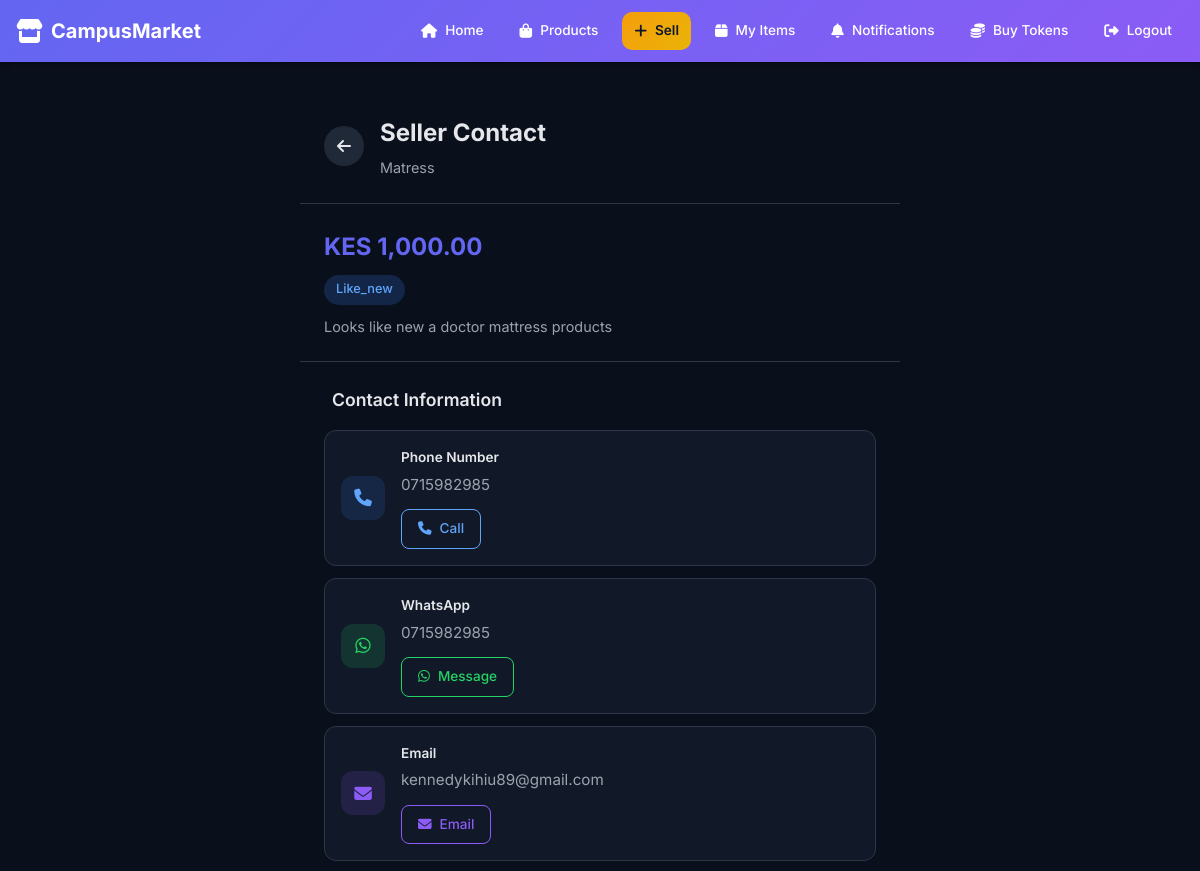
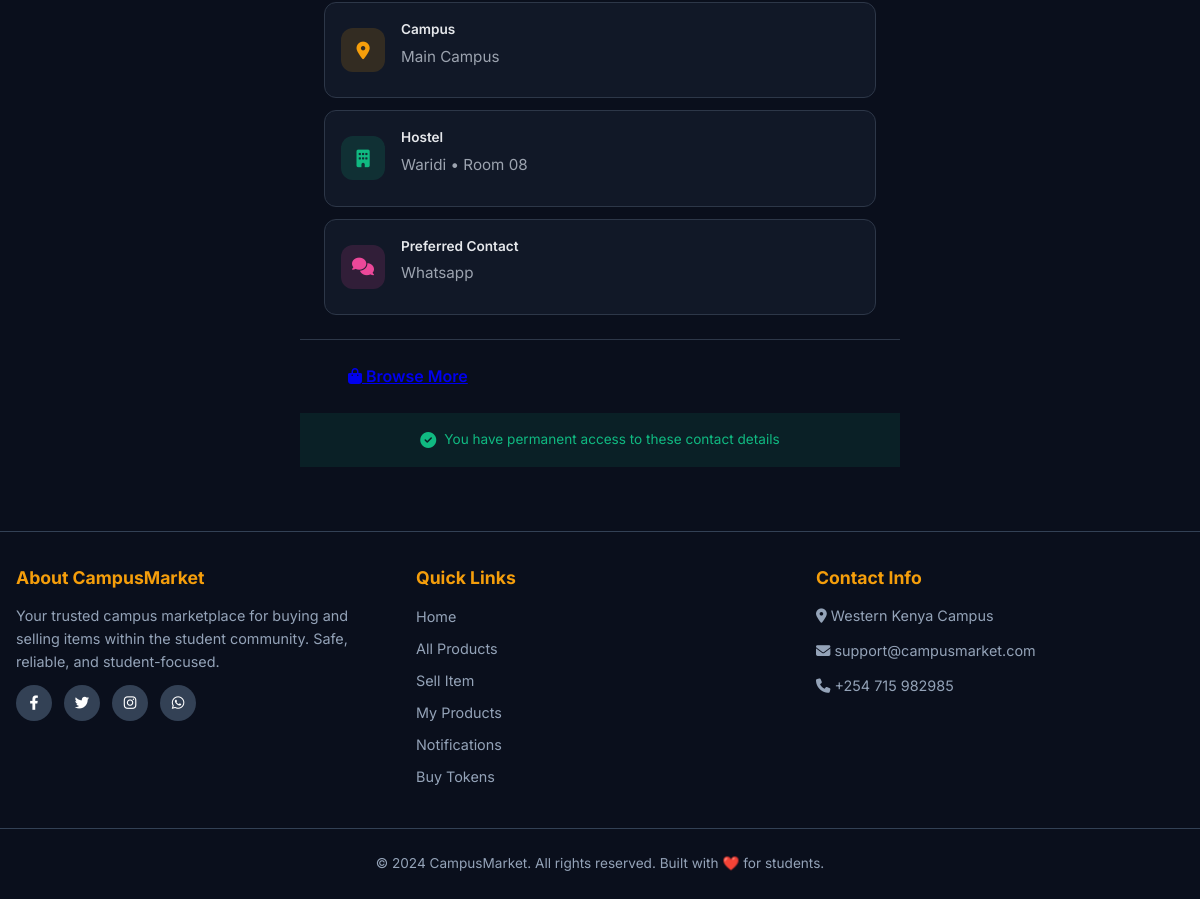
The app's page /product/1/buyer-contact (signed in) with its own data (2 pictures, top to bottom).
### app/models.py (models this page shows, shortened)
class Product(db.Model):
    __tablename__ = 'products'
    id = db.Column(db.Integer, primary_key=True)
    title = db.Column(db.String(100), nullable=False)
    description = db.Column(db.Text)
    price = db.Column(db.Float, nullable=False)
    image = db.Column(db.String(200))
    condition = db.Column(db.String(20))
    contact_info = db.Column(db.Text)
    is_fast_moving = db.Column(db.Boolean, default=False)
    is_active = db.Column(db.Boolean, default=True)
    is_sold = db.Column(db.Boolean, default=False)
    Token = db.Column(db.Float, nullable=False)
    category_id = db.Column(db.Integer, db.ForeignKey('categories.id'), nullable=False)
    seller_id = db.Column(db.Integer, db.ForeignKey('users.id'), nullable=False)
    created_at = db.Column(db.DateTime, default=datetime.utcnow)
    updated_at = db.Column(db.DateTime, default=datetime.utcnow, onupdate=datetime.utcnow)
    payments = db.relationship(
        'Payment',
        backref='product',
        lazy=True,
        cascade="all, delete-orphan"
    )

class User(UserMixin, db.Model):
    __tablename__ = 'users'
    id = db.Column(db.Integer, primary_key=True)
    username = db.Column(db.String(80), unique=True, nullable=False)
    email = db.Column(db.String(120), unique=True, nullable=False)
    password_hash = db.Column(db.String(128))
    phone = db.Column(db.String(20))
    created_at = db.Column(db.DateTime, default=datetime.utcnow)
    products = db.relationship('Product', backref='seller', lazy=True)
    payments = db.relationship('Payment', backref='user', lazy=True)
    phone_number = db.Column(db.String(20))
    campus_location = db.Column(db.String(100))
    hostel_name = db.Column(db.String(100))
    hostel_room = db.Column(db.String(20))
    whatsapp_number = db.Column(db.String(20))
    show_contact_details = db.Column(db.Boolean, default=True)
    contact_preference = db.Column(db.String(20), default='whatsapp')

### app/products/routes.py (the view, shortened to what this page needs)
@products_bp.route('/product/<int:product_id>/buyer-contact')
@login_required
def view_buyer_contact(product_id):
    try:
        product = Product.query.get_or_404(product_id)
        if product.seller_id == current_user.id:
            return render_template('products/buyer_contact.html',
                                 product=product,
                                 seller=current_user)
    except Exception as e:
        current_app.logger.error(f"Error in view_buyer_contact: {str(e)}")
        flash('Error loading contact details', 'error')
        return redirect(url_for('products.view_product', product_id=product_id))

### app/models.py (called while the page is built)
@login_manager.user_loader
def load_user(user_id):
    return User.query.get(int(user_id))

### app/templates/products/buyer_contact.html (shortened to what this page needs)
{% extends "base.html" %}
{% block content %}
<div class="contact-page">
    <div class="contact-header">
        <a href="{{ url_for('products.view_product', product_id=product.id) }}" class="back-btn">
            <i class="fas fa-arrow-left"></i>
        </a>
        <div class="header-content">
            <h1>Seller Contact</h1>
            <p>{{ product.title }}</p>
        </div>
    </div>
    <div class="product-card">
        <div class="product-price">KES {{ "{:,.2f}".format(product.price) }}</div>
        <div class="product-meta">
            <span class="meta-tag">{{ product.condition|title }}</span>
        </div>
        <p class="product-desc">{{ product.description|truncate(100) }}</p>
    </div>
    <div class="contact-section">
        <h2 class="section-title">Contact Information</h2>
        <div class="contact-list">
            {% if seller.phone_number %}
            <div class="contact-card">
                <div class="contact-icon phone">
                    <i class="fas fa-phone"></i>
                </div>
                <div class="contact-content">
                    <div class="contact-label">Phone Number</div>
                    <div class="contact-value">{{ seller.phone_number }}</div>
                    <a href="tel:{{ seller.phone_number }}" class="action-btn call">
                        <i class="fas fa-phone"></i> Call
                    </a>
                </div>
            </div>
            {% endif %}
            {% if seller.whatsapp_number %}
            <div class="contact-card">
                <div class="contact-icon whatsapp">
                    <i class="fab fa-whatsapp"></i>
                </div>
                <div class="contact-content">
                    <div class="contact-label">WhatsApp</div>
                    <div class="contact-value">{{ seller.whatsapp_number }}</div>
                    <a href="https://wa.me/{{ seller.whatsapp_number }}" target="_blank" class="action-btn whatsapp">
                        <i class="fab fa-whatsapp"></i> Message
                    </a>
                </div>
            </div>
            {% endif %}
            {% if seller.email %}
            <div class="contact-card">
                <div class="contact-icon email">
                    <i class="fas fa-envelope"></i>
                </div>
                <div class="contact-content">
                    <div class="contact-label">Email</div>
                    <div class="contact-value">{{ seller.email }}</div>
                    <a href="mailto:{{ seller.email }}" class="action-btn email">
                        <i class="fas fa-envelope"></i> Email
                    </a>
                </div>
            </div>
            {% endif %}
            {% if seller.campus_location %}
            <div class="contact-card">
                <div class="contact-icon location">
                    <i class="fas fa-map-marker-alt"></i>
                </div>
                <div class="contact-content">
                    <div class="contact-label">Campus</div>
                    <div class="contact-value">{{ seller.campus_location }}</div>
                </div>
            </div>
            {% endif %}
            {% if seller.hostel_name %}
            <div class="contact-card">
                <div class="contact-icon hostel">
                    <i class="fas fa-building"></i>
                </div>
                <div class="contact-content">
                    <div class="contact-label">Hostel</div>
                    <div class="contact-value">
                        {{ seller.hostel_name }}{% if seller.hostel_room %} • Room {{ seller.hostel_room }}{% endif %}
                    </div>
                </div>
            </div>
            {% endif %}
            {% if seller.contact_preference %}
            <div class="contact-card">
                <div class="contact-icon preference">
                    <i class="fas fa-comments"></i>
                </div>
                <div class="contact-content">
                    <div class="contact-label">Preferred Contact</div>
                    <div class="contact-value">{{ seller.contact_preference|title }}</div>
                </div>
            </div>
            {% endif %}
        </div>
    </div>
    <div class="quick-actions">
        <a href="{{ url_for('products.all_products') }}" class="btn btn-primary btn-full">
            <i class="fas fa-shopping-bag"></i> Browse More
        </a>
    </div>
    <div class="access-note">
        <i class="fas fa-check-circle"></i>
        <span>You have permanent access to these contact details</span>
    </div>
</div>
{% endblock %}

### app/templates/base.html (shortened to what this page needs)
<!DOCTYPE html>
<html lang="en">
<head>
    <link href="https://cdnjs.cloudflare.com/ajax/libs/font-awesome/6.4.0/css/all.min.css" rel="stylesheet">
</head>
<body>
    <nav class="navbar">
        <div class="nav-container">
            <a href="{{ url_for('main.index') }}" class="logo">
                <i class="fas fa-store"></i>
                CampusMarket
            </a>
            <div class="nav-links" id="navLinks">
                <a href="{{ url_for('main.index') }}">
                    <i class="fas fa-home"></i>Home
                </a>
                <a href="{{ url_for('products.all_products') }}">
                    <i class="fas fa-shopping-bag"></i>Products
                </a>
                {% if current_user.is_authenticated %}
                    <a href="{{ url_for('products.create_product') }}" class="sell-btn">
                        <i class="fas fa-plus"></i>Sell
                    </a>
                    <a href="{{ url_for('products.my_products_list') }}">
                        <i class="fas fa-box"></i>My Items
                    </a>
                    <a href="{{ url_for('main.notification') }}">
                        <i class="fas fa-bell"></i>Notifications
                    </a>
                    <a href="{{ url_for('products.my_products_list') }}">
                        <i class="fas fa-coins"></i>Buy Tokens
                    </a>
                    <a href="{{ url_for('auth.logout') }}">
                        <i class="fas fa-sign-out-alt"></i>Logout
                    </a>
                {% endif %}
            </div>
        </div>
    </nav>
    <div class="container">
        {% block content %}{% endblock %}
    </div>
    <footer class="footer">
        <div class="footer-content">
            <div class="footer-section">
                <h3>About CampusMarket</h3>
                <p>Your trusted campus marketplace for buying and selling items within the student community. Safe, reliable, and student-focused.</p>
                <div class="social-links">
                    <a href="#"><i class="fab fa-facebook-f"></i></a>
                    <a href="#"><i class="fab fa-twitter"></i></a>
                    <a href="#"><i class="fab fa-instagram"></i></a>
                    <a href="#"><i class="fab fa-whatsapp"></i></a>
                </div>
            </div>
            <div class="footer-section">
                <h3>Quick Links</h3>
                <ul class="footer-links">
                    <li><a href="{{ url_for('main.index') }}">Home</a></li>
                    <li><a href="{{ url_for('products.all_products') }}">All Products</a></li>
                    {% if current_user.is_authenticated %}
                        <li><a href="{{ url_for('products.create_product') }}">Sell Item</a></li>
                        <li><a href="{{ url_for('products.my_products_list') }}">My Products</a></li>
                        <li><a href="{{ url_for('main.notification') }}">Notifications</a></li>
                        <li><a href="{{ url_for('products.my_products_list') }}">Buy Tokens</a></li>
                    {% else %}
                        <li><a href="{{ url_for('auth.register') }}">Register</a></li>
                        <li><a href="{{ url_for('auth.login') }}">Login</a></li>
                    {% endif %}
                </ul>
            </div>
            <div class="footer-section">
                <h3>Contact Info</h3>
                <p><i class="fas fa-map-marker-alt"></i> Western Kenya Campus</p>
                <p><i class="fas fa-envelope"></i> support@campusmarket.com</p>
                <p><i class="fas fa-phone"></i> +254 715 982985</p>
            </div>
        </div>
        <div class="footer-bottom">
            <p>&copy; 2024 CampusMarket. All rights reserved. Built with ❤️ for students.</p>
        </div>
    </footer>
</body>
</html>

### app/templates/base.html (style rules this page uses)
:root { --primary: #6366f1; --primary-dark: #4f46e5; --secondary: #f59e0b; --accent: #06d6a0; --dark-bg: #0f172a; --card-bg: #1e293b; --darker-bg: #0a0f1c; --text-light: #f1f5f9; --text-muted: #94a3b8; --border-dark: #334155; --success: #10b981; --error: #ef4444; --shadow: 0 4px 6px -1px rgba(0, 0, 0, 0.3), 0 2px 4px -1px rgba(0, 0, 0, 0.2); --radius: 10px; --gradient-primary: linear-gradient(135deg, #6366f1, #8b5cf6); --gradient-secondary: linear-gradient(135deg, #f59e0b, #eab308); --gradient-accent: linear-gradient(135deg, #06d6a0, #10b981); --gradient-premium: linear-gradient(135deg, #f97316, #dc2626); }
* { margin: 0; padding: 0; box-sizing: border-box; }
body { font-family: 'Inter', sans-serif; background-color: var(--darker-bg); color: var(--text-light); line-height: 1.6; padding-bottom: 70px; }
.navbar { background: var(--gradient-primary); padding: 0.75rem 0; box-shadow: var(--shadow); position: sticky; top: 0; z-index: 1000; }
.nav-container { max-width: 1200px; margin: 0 auto; padding: 0 1rem; display: flex; justify-content: space-between; align-items: center; }
.logo { display: flex; align-items: center; gap: 0.5rem; color: white; font-size: 1.25rem; font-weight: 700; text-decoration: none; }
.logo i { font-size: 1.5rem; }
.nav-links { display: flex; gap: 0.75rem; align-items: center; }
.nav-links a { color: white; text-decoration: none; font-weight: 500; padding: 0.5rem 0.75rem; border-radius: var(--radius); transition: all 0.3s ease; display: flex; align-items: center; gap: 0.5rem; font-size: 0.85rem; }
.nav-links a i { font-size: 0.9rem; }
.nav-links a.sell-btn { background: var(--gradient-secondary); color: var(--dark-bg); font-weight: 600; }
.container { max-width: 1200px; margin: 0 auto; padding: 1rem; min-height: calc(100vh - 120px); }
.footer { background: var(--darker-bg); color: white; padding: 2rem 0 1.5rem; margin-top: 3rem; border-top: 1px solid var(--border-dark); }
.footer-content { max-width: 1200px; margin: 0 auto; padding: 0 1rem; display: grid; grid-template-columns: repeat(auto-fit, minmax(200px, 1fr)); gap: 2rem; }
.footer-section h3 { color: var(--secondary); margin-bottom: 0.75rem; font-size: 1.1rem; }
.footer-section p { color: var(--text-muted); margin-bottom: 0.75rem; font-size: 0.9rem; }
.footer-links { list-style: none; }
.footer-links li { margin-bottom: 0.4rem; }
.footer-links a { color: var(--text-muted); text-decoration: none; transition: color 0.3s ease; font-size: 0.9rem; }
.social-links { display: flex; gap: 0.75rem; margin-top: 0.75rem; }
.social-links a { color: white; background: var(--border-dark); width: 36px; height: 36px; border-radius: 50%; display: flex; align-items: center; justify-content: center; text-decoration: none; transition: all 0.3s ease; font-size: 0.9rem; }
.footer-bottom { text-align: center; margin-top: 2rem; padding-top: 1.5rem; border-top: 1px solid var(--border-dark); color: var(--text-muted); font-size: 0.85rem; }
@media (min-width: 769px) { body { padding-bottom: 0; } }

### records on screen
Product: title "Matress", price "1,000.00", condition "Like_new", description "Looks like new a doctor mattress products"
User: phone_number "0715982985", whatsapp_number "0715982985", email "kennedykihiu89@gmail.com", campus_location "Main Campus", hostel_name "Waridi", hostel_room "08", contact_preference "Whatsapp"
